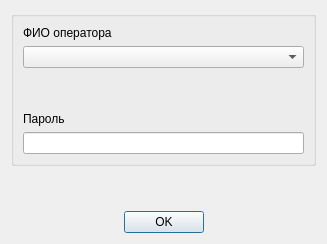
<?xml version="1.0" encoding="UTF-8"?>
<ui version="4.0">
 <class>AuthenticationDialog</class>
 <widget class="QDialog" name="AuthenticationDialog">
  <property name="geometry">
   <rect>
    <x>0</x>
    <y>0</y>
    <width>327</width>
    <height>244</height>
   </rect>
  </property>
  <property name="windowTitle">
   <string>Выбор оператора комплекса</string>
  </property>
  <property name="windowIcon">
   <iconset resource="resource.qrc">
    <normaloff>:/icons/shield.png</normaloff>:/icons/shield.png</iconset>
  </property>
  <layout class="QGridLayout" name="gridLayout">
   <item row="1" column="1">
    <spacer name="verticalSpacer_2">
     <property name="orientation">
      <enum>Qt::Vertical</enum>
     </property>
     <property name="sizeHint" stdset="0">
      <size>
       <width>20</width>
       <height>40</height>
      </size>
     </property>
    </spacer>
   </item>
   <item row="2" column="2">
    <spacer name="horizontalSpacer">
     <property name="orientation">
      <enum>Qt::Horizontal</enum>
     </property>
     <property name="sizeHint" stdset="0">
      <size>
       <width>40</width>
       <height>20</height>
      </size>
     </property>
    </spacer>
   </item>
   <item row="2" column="1">
    <widget class="QPushButton" name="pushButton">
     <property name="text">
      <string>OK</string>
     </property>
    </widget>
   </item>
   <item row="2" column="0">
    <spacer name="horizontalSpacer_2">
     <property name="orientation">
      <enum>Qt::Horizontal</enum>
     </property>
     <property name="sizeHint" stdset="0">
      <size>
       <width>40</width>
       <height>20</height>
      </size>
     </property>
    </spacer>
   </item>
   <item row="0" column="0" colspan="3">
    <widget class="QGroupBox" name="groupBox">
     <property name="title">
      <string/>
     </property>
     <layout class="QVBoxLayout" name="verticalLayout">
      <item>
       <widget class="QLabel" name="label">
        <property name="text">
         <string>ФИО оператора</string>
        </property>
       </widget>
      </item>
      <item>
       <widget class="QComboBox" name="comboBox"/>
      </item>
      <item>
       <spacer name="verticalSpacer">
        <property name="orientation">
         <enum>Qt::Vertical</enum>
        </property>
        <property name="sizeHint" stdset="0">
         <size>
          <width>20</width>
          <height>40</height>
         </size>
        </property>
       </spacer>
      </item>
      <item>
       <widget class="QLabel" name="label_2">
        <property name="text">
         <string>Пароль</string>
        </property>
       </widget>
      </item>
      <item>
       <widget class="QLineEdit" name="lineEdit">
        <property name="echoMode">
         <enum>QLineEdit::Password</enum>
        </property>
       </widget>
      </item>
     </layout>
    </widget>
   </item>
  </layout>
 </widget>
 <tabstops>
  <tabstop>comboBox</tabstop>
  <tabstop>lineEdit</tabstop>
  <tabstop>pushButton</tabstop>
 </tabstops>
 <resources>
  <include location="resource.qrc"/>
 </resources>
 <connections/>
</ui>
